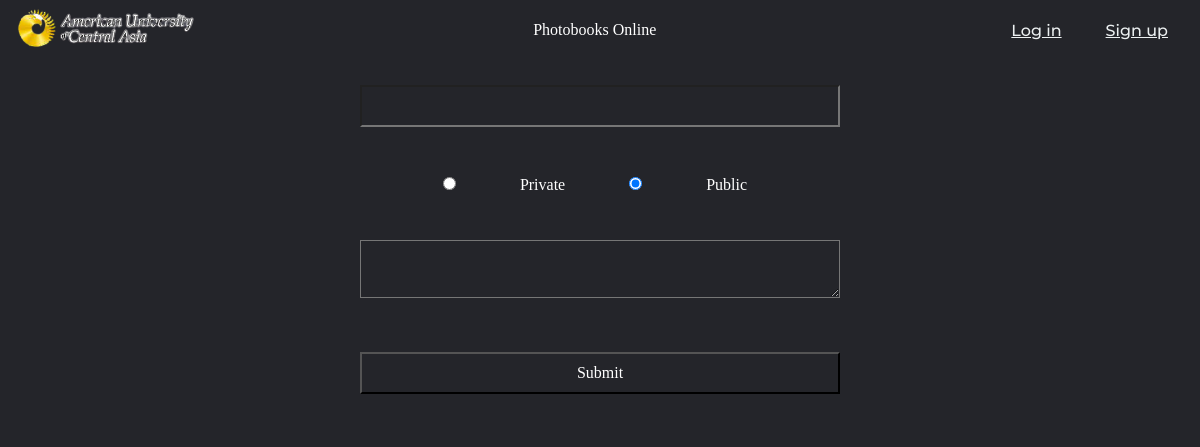
Page /edit/1 on the earlier database version.
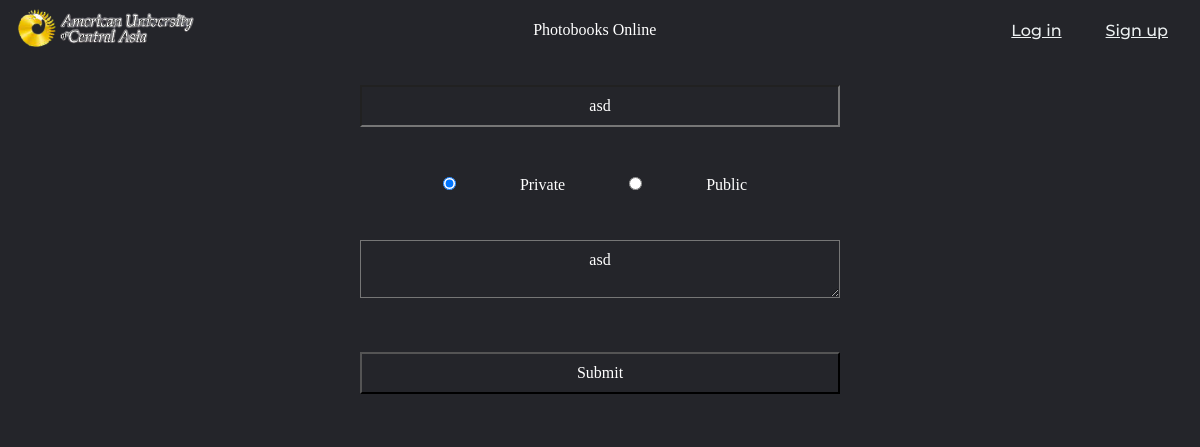
Same page on the later database version.
### db.py (models this page shows, shortened)
class Photobook(db.Model):
    photobookId = db.Column(db.Integer, primary_key=True, autoincrement=True)
    photobookName = db.Column(db.String(20), nullable=False)
    description = db.Column(db.String(100), nullable=True)
    ownerId = db.Column(db.Integer, nullable=False)
    isPrivate = db.Column(db.Boolean, default=False)
    dateCreated = db.Column(db.Date, default=datetime.datetime.utcnow())
    isDeleted = db.Column(db.Boolean, default=False)

### app.py (the view)
@app.route('/edit/<int:id>', methods=['POST', 'GET'])
def edit(id):
    photobook = Photobook.query.filter_by(photobookId=id).first()
    if request.method == 'POST':
        name = request.form['book_name']
        isPrivate = request.form['isPrivate']
        desc = request.form['desc']
        photobook.photobookName = name
        photobook.isPrivate = isPrivate == 'private'
        photobook.description = desc
        db.session.commit()
        flash('photobook Updated successfully!')
        return redirect(url_for('index'))
    else:
        return render_template('edit.html', photobook=photobook)

### templates/edit.html (shortened to what this page needs)
{% extends 'template.html' %}
{% block body %}
<div style="text-align: center;">
    <form class="subform" method=POST id="submitform" enctype=multipart/form-data>
        <input type="text" name="book_name" value="{{ photobook.photobookName }}" required> <br>
        <input type="radio" class="radioButton" id="private" value="private" name="isPrivate"{% if photobook.isPrivate %} checked {% endif %}>
        <label for="private">Private</label>
        <input type="radio" class="radioButton" id="public" value="public" name="isPrivate" {% if not photobook.isPrivate %} checked {% endif %}>
        <label for="public">Public</label><br>
        <textarea name="desc" form="submitform" maxlength="100">{{ photobook.description }}</textarea> <br>
        <input type="submit">
    </form>
</div>
{% endblock %}

### templates/template.html (shortened to what this page needs)
<!DOCTYPE html>
<html lang="en">
<head>
    <link rel= "stylesheet" type= "text/css" href= "{{ url_for('static', filename='styles/styles.css') }}">
</head>
<body>
    <header>
        <a href="{{ url_for('index') }}"><span style="color: white; "><img style="height:50px; width:auto;" src="{{ url_for('static', filename='Auca_logo.png') }}" alt="Auca Logo"></span></a>
        <span style="color: white; "><label>Photobooks Online</label></span>
        <nav>
            <ul class="nav__links">
                {% if 'username' not in session.keys() %}
                <li><a href="{{ url_for('login') }}">Log in</a></li>
                <li><a href="{{ url_for('register') }}">Sign up</a></li>
                {% else %}
                <li><a href="{{ url_for('logout') }}">Log Out</a></li>
                {% endif %}
            </ul>
        </nav>
    </header>
    {% block body %} {% endblock %}
</body>
</html>

### static/styles/styles.css (style rules this page uses)
* { box-sizing: border-box; margin: 0; padding: 0; background-color: #24252A; }
li, a { font-family: "Montserrat", sans-serif; font-weight: 500; font-size: 16px; color: #ecf0f1 }
.nav__links { list-style: none; }
.nav__links li { display: inline-block; padding: 0 20px; }
.nav__links li a { transition: all 0.3s ease 0s; }
header, footer { height: 10px; display: flex; justify-content: space-between; align-items: center; padding: 30px 1%; }
.subform * { text-align: center; margin: 25px; padding: 10px; }
.subform button, input[type=text], input[type=password], input[type=submit], textarea, label { font-family: inherit; font-size: 100%; color: white; height: auto; width: 40%; }

Differences in the rows shown:
added Photobook: book_name "asd", isPrivate "☑ Private", isPrivate "☐ Public", desc "asd"
Other differences:
form field isPrivate: "☐ Private" → (not shown)
form field isPrivate: "☑ Public" → (not shown)
